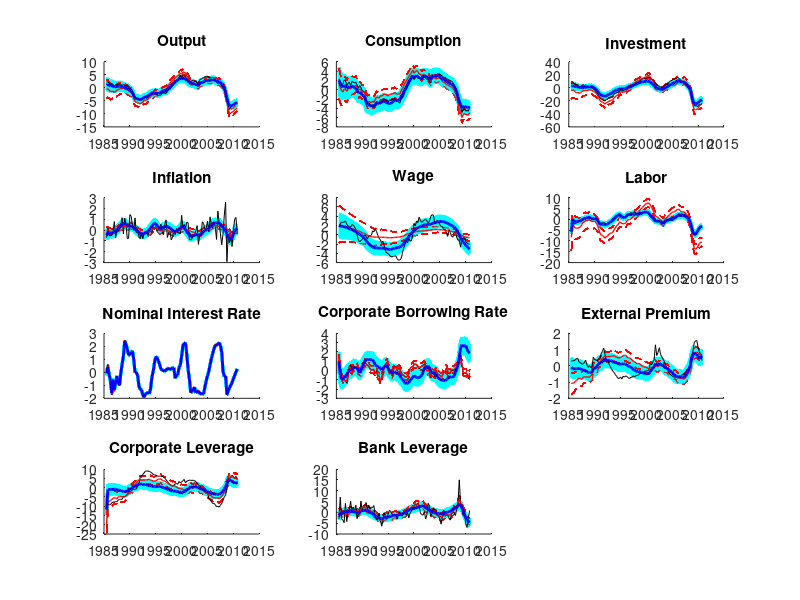

Recreate this plot in MATLAB.
load state_A.txt
AAA=state_A;

AA=zeros(102,4*8);
for i=1:11
AA(:,1+(i-1)*4:4+(i-1)*4)=AAA((i-1)*102+1:(i-1)*102+102,1:4);
end

load state_B.txt
BBB=state_B;

BB=zeros(102,4*36);
for i=1:36
BB(:,1+(i-1)*4:4+(i-1)*4)=BBB((i-1)*102+1:(i-1)*102+102,1:4);
end

figure

subplot(4,3,1)
hold on
for i=0:0.01:1
plot(1985.50:0.25:2010.75,AA(:,24)-i*(AA(:,24)-AA(:,23)),'c','LineWidth',2)    
plot(1985.50:0.25:2010.75,BB(:,67),'r--')
plot(1985.50:0.25:2010.75,BB(:,68),'r--')
end
plot(1985.50:0.25:2010.75,AA(:,21),'black')
plot(1985.50:0.25:2010.75,BB(:,66),'r','LineWidth',1)
plot(1985.50:0.25:2010.75,AA(:,22),'b','LineWidth',2)
hold off
title('Output')

subplot(4,3,2)
hold on
for i=0:0.01:1
plot(1985.50:0.25:2010.75,AA(:,4)-i*(AA(:,4)-AA(:,3)),'c','LineWidth',2)        
plot(1985.50:0.25:2010.75,BB(:,3),'r--')
plot(1985.50:0.25:2010.75,BB(:,4),'r--')
end
plot(1985.50:0.25:2010.75,AA(:,1),'black')
plot(1985.50:0.25:2010.75,BB(:,2),'r','LineWidth',1)
plot(1985.50:0.25:2010.75,AA(:,2),'b','LineWidth',2)
hold off
title('Consumption')

subplot(4,3,3)
hold on
for i=0:0.01:1
plot(1985.50:0.25:2010.75,AA(:,36)-i*(AA(:,36)-AA(:,35)),'c','LineWidth',2)        
plot(1985.50:0.25:2010.75,BB(:,111),'r--')
plot(1985.50:0.25:2010.75,BB(:,112),'r--')
end
plot(1985.50:0.25:2010.75,AA(:,33),'black')
plot(1985.50:0.25:2010.75,BB(:,110),'r','LineWidth',1)
plot(1985.50:0.25:2010.75,AA(:,34),'b','LineWidth',2)
hold off
title('Investment')

subplot(4,3,4)
hold on
for i=0:0.01:1
plot(1985.50:0.25:2010.75,AA(:,20)-i*(AA(:,20)-AA(:,19)),'c','LineWidth',2)       
plot(1985.50:0.25:2010.75,BB(:,51),'r--')
plot(1985.50:0.25:2010.75,BB(:,52),'r--')
end
plot(1985.50:0.25:2010.75,AA(:,17),'black')
plot(1985.50:0.25:2010.75,BB(:,50),'r','LineWidth',1)
plot(1985.50:0.25:2010.75,AA(:,18),'b','LineWidth',2)
hold off
title('Inflation')

subplot(4,3,5)
hold on
for i=0:0.01:1
plot(1985.50:0.25:2010.75,AA(:,8)-i*(AA(:,8)-AA(:,7)),'c','LineWidth',2)        
plot(1985.50:0.25:2010.75,BB(:,19),'r--')
plot(1985.50:0.25:2010.75,BB(:,20),'r--')
end
plot(1985.50:0.25:2010.75,AA(:,5),'black')
plot(1985.50:0.25:2010.75,BB(:,18),'r','LineWidth',1)
plot(1985.50:0.25:2010.75,AA(:,6),'b','LineWidth',2)
hold off
title('Wage')

subplot(4,3,6)
hold on
for i=0:0.01:1
plot(1985.50:0.25:2010.75,AA(:,12)-i*(AA(:,12)-AA(:,11)),'c','LineWidth',2)        
plot(1985.50:0.25:2010.75,BB(:,35),'r--')
plot(1985.50:0.25:2010.75,BB(:,36),'r--')
end
plot(1985.50:0.25:2010.75,AA(:,9),'black')
plot(1985.50:0.25:2010.75,BB(:,34),'r','LineWidth',1)
plot(1985.50:0.25:2010.75,AA(:,10),'b','LineWidth',2)
hold off
title('Labor')

subplot(4,3,7)
hold on
for i=0:0.01:1
plot(1985.50:0.25:2010.75,AA(:,16)-i*(AA(:,16)-AA(:,15)),'c','LineWidth',2)        
plot(1985.50:0.25:2010.75,BB(:,47),'r--')
plot(1985.50:0.25:2010.75,BB(:,48),'r--')
end
plot(1985.50:0.25:2010.75,AA(:,13),'black')
plot(1985.50:0.25:2010.75,BB(:,46),'r','LineWidth',1)
plot(1985.50:0.25:2010.75,AA(:,14),'b','LineWidth',2)
hold off
title('Nominal Interest Rate')

subplot(4,3,8)
hold on
for i=0:0.01:1
plot(1985.50:0.25:2010.75,AA(:,44)-i*(AA(:,44)-AA(:,43)),'c','LineWidth',2)        
plot(1985.50:0.25:2010.75,BB(:,131),'r--')
plot(1985.50:0.25:2010.75,BB(:,132),'r--')
end
plot(1985.50:0.25:2010.75,AA(:,41),'black')
plot(1985.50:0.25:2010.75,BB(:,130),'r','LineWidth',1)
plot(1985.50:0.25:2010.75,AA(:,42),'b','LineWidth',2)
hold off
title('Corporate Borrowing Rate')

subplot(4,3,9)
hold on
for i=0:0.01:1
plot(1985.50:0.25:2010.75,AA(:,28)-i*(AA(:,28)-AA(:,27)),'c','LineWidth',2)        
plot(1985.50:0.25:2010.75,BB(:,83),'r--')
plot(1985.50:0.25:2010.75,BB(:,84),'r--')
end
plot(1985.50:0.25:2010.75,AA(:,25),'black')
plot(1985.50:0.25:2010.75,BB(:,82),'r','LineWidth',1)
plot(1985.50:0.25:2010.75,AA(:,26),'b','LineWidth',2)
hold off
title('External Premium')

subplot(4,3,10)
hold on
for i=0:0.01:1
plot(1985.50:0.25:2010.75,AA(:,40)-i*(AA(:,40)-AA(:,39)),'c','LineWidth',2)        
plot(1985.50:0.25:2010.75,BB(:,123),'r--')
plot(1985.50:0.25:2010.75,BB(:,124),'r--')
end
plot(1985.50:0.25:2010.75,AA(:,37),'black')
plot(1985.50:0.25:2010.75,BB(:,122),'r','LineWidth',1)
plot(1985.50:0.25:2010.75,AA(:,38),'b','LineWidth',2)
hold off
title('Corporate Leverage')

subplot(4,3,11)
hold on
for i=0:0.01:1
plot(1985.50:0.25:2010.75,AA(:,32)-i*(AA(:,32)-AA(:,31)),'c','LineWidth',2)        
plot(1985.50:0.25:2010.75,BB(:,99),'r--')
plot(1985.50:0.25:2010.75,BB(:,100),'r--')
end
plot(1985.50:0.25:2010.75,AA(:,29),'black')
plot(1985.50:0.25:2010.75,BB(:,98),'r','LineWidth',1)
plot(1985.50:0.25:2010.75,AA(:,30),'b','LineWidth',2)
hold off
title('Bank Leverage')




